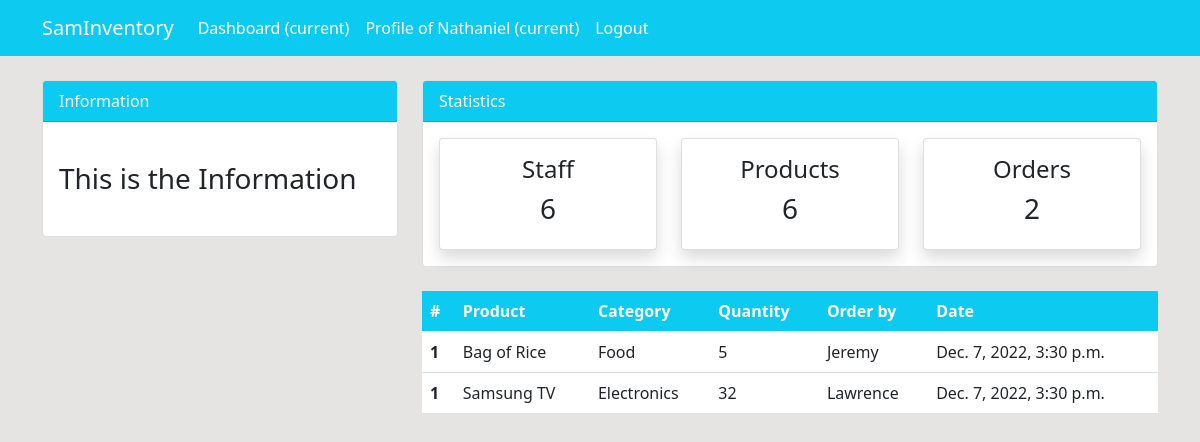
Screenshot of /order/ (signed in) with the database file from the repository.
### dashboard/models.py (models this page shows, shortened)
class Order(models.Model):
    product = models.ForeignKey(Product, on_delete=models.CASCADE, null=True)
    staff = models.ForeignKey(User, on_delete=models.CASCADE, null=True)
    order_quantity = models.PositiveIntegerField(null=True)
    date = models.DateTimeField(auto_now_add=True)

class Product(models.Model):
    name = models.CharField(max_length=100, null=True)
    category = models.CharField(max_length=20, choices=CATEGORY, null=True)
    quantity = models.PositiveIntegerField(null=True)
    def __str__(self):
        return self.name

### dashboard/views.py (the view)
# urls.py: path('order/', views.order, name="dashboard-order"),
@login_required(login_url='user-login')
def order(request):
    orders = Order.objects.all()
    orders_count = orders.count()
    workers_count = User.objects.all().count()
    product_count = Product.objects.all().count()
    context = {
        'orders':orders,
        'workers_count': workers_count,
        'orders_count': orders_count,
        'product_count': product_count
    }
    return render(request, "dashboard/order.html", context)

### templates/dashboard/order.html (shortened to what this page needs)
{% extends "partials/base.html" %}
{% block content %}
{% include 'partials/topnav.html' %}
<div class="container">
    <div class="row my-4">
        <div class="col-md-4">
        </div>
        <div class="col-md-8">
            <table class="table bg-white">
                <thead class="bg-info">
                    <tr class="text-white">
                        <th scope="col">#</th>
                        <th scope="col">Product</th>
                        <th scope="col">Category</th>
                        <th scope="col">Quantity</th>
                        <th scope="col">Order by</th>
                        <th scope="col">Date</th>
                    </tr>
                </thead>
                <tbody>
                    {% for order in orders %}
                    <tr>
                        <th scope="row">1</th>
                        <td>{{order.product}}</td>
                        <td>{{order.product.category}}</td>
                        <td>{{order.order_quantity}}</td>
                        <td>
                            {{order.staff.username}}
                        </td>
                        <td>
                            {{order.date}}
                        </td>
                    {% endfor %}
                    </tr>
                </tbody>
            </table>
        </div>
    </div>
</div>
{% endblock content %}

### templates/partials/nav.html (shortened to what this page needs)
<nav class="navbar navbar-expand-lg navbar-info bg-info">
    {% if user.is_authenticated %}
    <div class="container">
        <a class="navbar-brand text-white" href="{% url 'dashboard-index' %}">SamInventory</a>
        <div class="collapse navbar-collapse" id="navbarSupportedContent">
            <ul class="navbar-nav mr-auto">
                <li class="nav-item active">
                    <a class="nav-link text-white" href="{% url 'dashboard-index' %}">Dashboard <span
                            class="sr-only">(current)</span></a>
                </li>
            </ul>
            <ul class="navbar-nav ml-auto">
                <li class="nav-item active">
                    <a class="nav-link text-white" href="{% url 'user-profile' %}">Profile of {{user.username}} <span
                            class="sr-only">(current)</span></a>
                </li>
                <li class="nav-item">
                    <a class="nav-link text-white" href="{% url 'user-logout' %}">Logout</a>
                </li>
            </ul>
            {% endif %}
        </div>
    </div>
</nav>

### static/assets/css/style.css (style rules this page uses)
body { background: rgb(230, 227, 227); }

### rows the page displays
Order: product "Bag of Rice", product.category "Food", order_quantity "5", staff.username "Jeremy", date "Dec. 7, 2022, 3:30 p.m."
Order: product "Samsung TV", product.category "Electronics", order_quantity "32", staff.username "Lawrence", date "Dec. 7, 2022, 3:30 p.m."

### other values shown
{{ user.username }} "Nathaniel"
{{ workers_count }} "6"
{{ product_count }} "6"
{{ orders_count }} "2"
